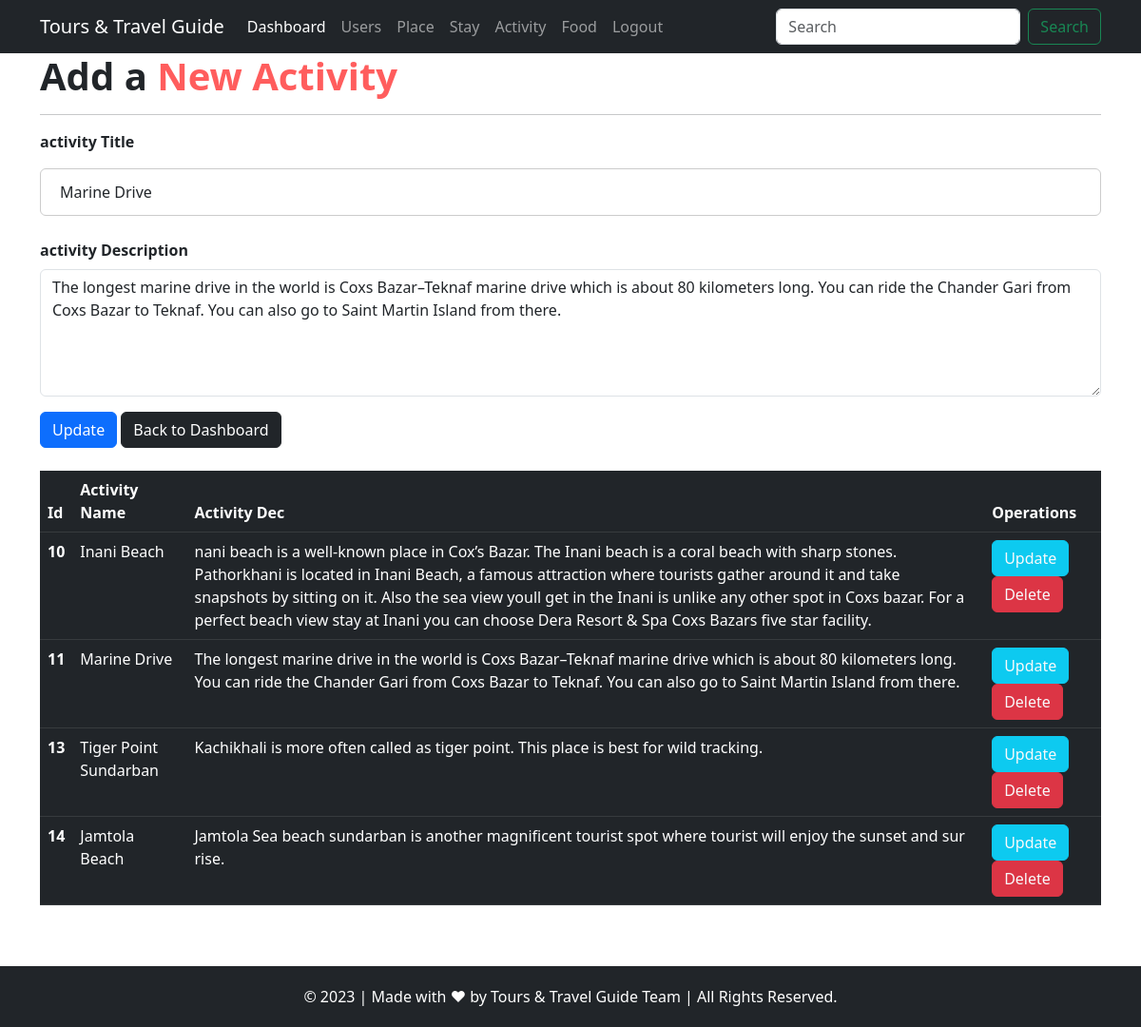
Screenshot of /add-activity.php?action=edit&id=11 (signed in) with the database file from the repository.
### tables this page shows
CREATE TABLE `activity` (
  `activityid` int(50) NOT NULL,
  `placeid` int(50) NOT NULL,
  `activitytitle` varchar(100) NOT NULL,
  `activitydesc` mediumtext NOT NULL
);

### add-activity.php (the view, shortened to what this page needs)
<?php
include 'db/_dbConnect.php';
$action = isset($_GET['action']) ? $_GET['action'] : '';
$activityid = isset($_GET['id']) ? $_GET['id'] : null;
?>
<!doctype html>
<html lang="en">
<head>
    <link href="https://cdn.jsdelivr.net/npm/bootstrap@5.3.0-alpha1/dist/css/bootstrap.min.css" rel="stylesheet"
>
    <link rel="stylesheet" href="https://cdn.jsdelivr.net/npm/bootstrap-icons@1.10.3/font/bootstrap-icons.css">
    <link rel="stylesheet" href="css/style.css">
</head>
<body>
    <?php
        require 'php/nav.php';
    ?>
    <div class="container">
    <h2 class="display-6 fw-bold">Add a <span style="color:#ff5d5d">New Activity</span></h2>
    <hr>
    <?php
    if ($action == 'edit' && $activityid != null){
        $sql = "SELECT * FROM `activity` WHERE `activityid` = '{$activityid}'";
        $result = mysqli_query($connect, $sql);
        $activity = mysqli_fetch_assoc($result);
        ?>
        <form action="" method="POST">
            <div class="mb-3">
                <label class="form-label fw-bold">activity Title</label>
                <input type="text" class="form-control" name="activitytitle" value="<?php echo $activity['activitytitle'] ?>">
            </div>
            <div class="mb-3">
                <label class="form-label fw-bold">activity Description</label>
                <textarea class="form-control" rows="5" name="activitydesc"><?php echo $activity['activitydesc'] ?></textarea>
            </div>
            <button type="submit" class="btn btn-primary" name="update">Update</button>
            <button type="button" class="btn btn-dark">Back to Dashboard</button>
        </form>
        <?php } ?>
    </div>
    <br>
    <div class="container">
    <table class="table table-dark table-hover">
        <thead>
            <tr>
            <th scope="col">Id</th>
            <th scope="col">Activity Name</th>
            <th scope="col">Activity Dec</th>
            <th scope="col">Operations</th>
            </tr>
        </thead>
        <tbody>
            <?php
                $sql = "SELECT * FROM `activity`";
                $result = mysqli_query($connect, $sql);
                if($result){
                    while($row = mysqli_fetch_assoc($result)){
                        echo '
                        <tr>
                        <th scope="row">'. $row['activityid'] .'</th>
                        <td>'. $row['activitytitle'] .'</td>
                        <td>'. $row['activitydesc'] .'</td>
                        <td>
                            <button class="btn btn-info">
                                <a href="?action=edit&id='. $row['activityid'] .'" class="text-light text-decoration-none">Update</a>
                            </button>
                            <button class="btn btn-danger">
                                <a href="delete.php?type=activity&id='. $row['activityid'] .'" class="text-light text-decoration-none">Delete</a>
                            </button>
                        </td>
                        </tr>
                        ';
                    }
                }
            ?>
        </tbody>
        </table>
    </div>
    <br><br>
    <?php
    require 'php/footer.php'
    ?>
</body>
</html>

### css/style.css (style rules this page uses)
* { padding: 0; margin: 0; box-sizing: border-box; }
input[type=text], [type=email], input[type=password], select { width: 100%; padding: 12px 20px; margin: 8px 0; display: inline-block; border: 1px solid #ccc; box-sizing: border-box; }

### rows the page displays
activity: activitytitle "Marine Drive", activitydesc "The longest marine drive in the world is Coxs Bazar–Teknaf marine drive which is about 80 kilometers long. You can ride the Chander Gari from Coxs Bazar to Teknaf. You can also go to Saint Martin Island from there.", activityid "11"
activity: activityid "10", activitytitle "Inani Beach", activitydesc "nani beach is a well-known place in Cox’s Bazar. The Inani beach is a coral beach with sharp stones. Pathorkhani is located in Inani Beach, a famous attraction where tourists gather around it and take snapshots by sitting on it. Also the sea view youll get in the Inani is unlike any other spot in Coxs bazar. For a perfect beach view stay at Inani you can choose Dera Resort & Spa Coxs Bazars five star facility."
activity: activityid "13", activitytitle "Tiger Point Sundarban", activitydesc "Kachikhali is more often called as tiger point. This place is best for wild tracking."
activity: activityid "14", activitytitle "Jamtola Beach", activitydesc "Jamtola Sea beach sundarban is another magnificent tourist spot where tourist will enjoy the sunset and sur rise."
